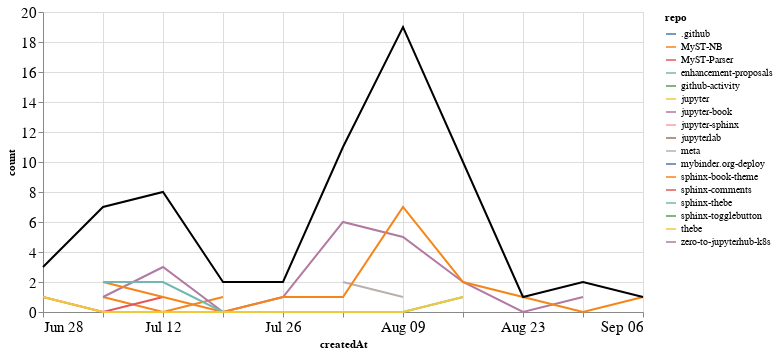

Notebook source saved alongside this figure:
### Markdown cell above
## PRs

### Code cell
prs_time = prs.groupby('repo').resample('W', on='createdAt').count()['author'].reset_index()
prs_time = prs_time.rename(columns={'author': 'count'})
prs_time_total = prs_time.groupby('createdAt').agg({"count": "sum"}).reset_index()

ch1 = alt.Chart(prs_time, width=600).mark_line().encode(
    x='createdAt',
    y='count',
    color='repo',
    tooltip="repo"
)

ch2 = alt.Chart(prs_time_total, width=600).mark_line(color="black").encode(
    x='createdAt',
    y='count',
)

ch1 + ch2

### Figure 1 — Vega-Lite specification as saved in the notebook (floating-point values rounded to 4 significant figures)
{"config": {"axisLeft": {"labelFontSize": 15}, "axisBottom": {"labelFontSize": 15}}, "layer": [{"data": {"name": "data-82063dafba4380be41d51dd99c8e9939"}, "mark": "line", "encoding": {"color": {"type": "nominal", "field": "repo"}, "tooltip": {"type": "nominal", "field": "repo"}, "x": {"type": "temporal", "field": "createdAt"}, "y": {"type": "quantitative", "field": "count"}}, "width": 600}, {"data": {"name": "data-c2d64573655bd2288a2737e14ddc0255"}, "mark": {"type": "line", "color": "black"}, "encoding": {"x": {"type": "temporal", "field": "createdAt"}, "y": {"type": "quantitative", "field": "count"}}, "width": 600}], "$schema": "https://vega.github.io/schema/vega-lite/v4.8.1.json", "datasets": {"data-82063dafba4380be41d51dd99c8e9939": [{"repo": ".github", "createdAt": "2020-08-02T00:00:00", "count": 2}, {"repo": "MyST-NB", "createdAt": "2020-07-05T00:00:00", "count": 1}, {"repo": "MyST-NB", "createdAt": "2020-07-12T00:00:00", "count": 0}, {"repo": "MyST-NB", "createdAt": "2020-07-19T00:00:00", "count": 1}, {"repo": "MyST-Parser", "createdAt": "2020-06-28T00:00:00", "count": 1}, {"repo": "MyST-Parser", "createdAt": "2020-07-05T00:00:00", "count": 0}, {"repo": "MyST-Parser", "createdAt": "2020-07-12T00:00:00", "count": 1}, {"repo": "enhancement-proposals", "createdAt": "2020-08-30T00:00:00", "count": 1}, {"repo": "github-activity", "createdAt": "2020-08-09T00:00:00", "count": 2}, {"repo": "jupyter", "createdAt": "2020-07-12T00:00:00", "count": 1}, {"repo": "jupyter-book", "createdAt": "2020-07-05T00:00:00", "count": 1}, {"repo": "jupyter-book", "createdAt": "2020-07-12T00:00:00", "count": 3}, {"repo": "jupyter-book", "createdAt": "2020-07-19T00:00:00", "count": 0}, {"repo": "jupyter-book", "createdAt": "2020-07-26T00:00:00", "count": 1}, {"repo": "jupyter-book", "createdAt": "2020-08-02T00:00:00", "count": 6}, {"repo": "jupyter-book", "createdAt": "2020-08-09T00:00:00", "count": 5}, {"repo": "jupyter-book", "createdAt": "2020-08-16T00:00:00", "count": 2}, {"repo": "jupyter-book", "createdAt": "2020-08-23T00:00:00", "count": 0}, {"repo": "jupyter-book", "createdAt": "2020-08-30T00:00:00", "count": 1}, {"repo": "jupyter-sphinx", "createdAt": "2020-06-28T00:00:00", "count": 1}, {"repo": "jupyterlab", "createdAt": "2020-08-09T00:00:00", "count": 1}, {"repo": "meta", "createdAt": "2020-08-02T00:00:00", "count": 2}, {"repo": "meta", "createdAt": "2020-08-09T00:00:00", "count": 1}, {"repo": "mybinder.org-deploy", "createdAt": "2020-07-19T00:00:00", "count": 1}, {"repo": "sphinx-book-theme", "createdAt": "2020-07-05T00:00:00", "count": 2}, {"repo": "sphinx-book-theme", "createdAt": "2020-07-12T00:00:00", "count": 1}, {"repo": "sphinx-book-theme", "createdAt": "2020-07-19T00:00:00", "count": 0}, {"repo": "sphinx-book-theme", "createdAt": "2020-07-26T00:00:00", "count": 1}, {"repo": "sphinx-book-theme", "createdAt": "2020-08-02T00:00:00", "count": 1}, {"repo": "sphinx-book-theme", "createdAt": "2020-08-09T00:00:00", "count": 7}, {"repo": "sphinx-book-theme", "createdAt": "2020-08-16T00:00:00", "count": 2}, {"repo": "sphinx-book-theme", "createdAt": "2020-08-23T00:00:00", "count": 1}, {"repo": "sphinx-book-theme", "createdAt": "2020-08-30T00:00:00", "count": 0}, {"repo": "sphinx-book-theme", "createdAt": "2020-09-06T00:00:00", "count": 1}, {"repo": "sphinx-comments", "createdAt": "2020-08-16T00:00:00", "count": 4}, {"repo": "sphinx-thebe", "createdAt": "2020-07-05T00:00:00", "count": 2}, {"repo": "sphinx-thebe", "createdAt": "2020-07-12T00:00:00", "count": 2}, {"repo": "sphinx-thebe", "createdAt": "2020-07-19T00:00:00", "count": 0}, {"repo": "sphinx-thebe", "createdAt": "2020-07-26T00:00:00", "count": 0}, {"repo": "sphinx-thebe", "createdAt": "2020-08-02T00:00:00", "count": 0}, {"repo": "sphinx-thebe", "createdAt": "2020-08-09T00:00:00", "count": 0}, {"repo": "sphinx-thebe", "createdAt": "2020-08-16T00:00:00", "count": 1}, {"repo": "sphinx-togglebutton", "createdAt": "2020-08-09T00:00:00", "count": 3}, {"repo": "thebe", "createdAt": "2020-06-28T00:00:00", "count": 1}, {"repo": "thebe", "createdAt": "2020-07-05T00:00:00", "count": 0}, {"repo": "thebe", "createdAt": "2020-07-12T00:00:00", "count": 0}, {"repo": "thebe", "createdAt": "2020-07-19T00:00:00", "count": 0}, {"repo": "thebe", "createdAt": "2020-07-26T00:00:00", "count": 0}, {"repo": "thebe", "createdAt": "2020-08-02T00:00:00", "count": 0}, {"repo": "thebe", "createdAt": "2020-08-09T00:00:00", "count": 0}, {"repo": "thebe", "createdAt": "2020-08-16T00:00:00", "count": 1}, {"repo": "zero-to-jupyterhub-k8s", "createdAt": "2020-07-05T00:00:00", "count": 1}], "data-c2d64573655bd2288a2737e14ddc0255": [{"createdAt": "2020-06-28T00:00:00", "count": 3}, {"createdAt": "2020-07-05T00:00:00", "count": 7}, {"createdAt": "2020-07-12T00:00:00", "count": 8}, {"createdAt": "2020-07-19T00:00:00", "count": 2}, {"createdAt": "2020-07-26T00:00:00", "count": 2}, {"createdAt": "2020-08-02T00:00:00", "count": 11}, {"createdAt": "2020-08-09T00:00:00", "count": 19}, {"createdAt": "2020-08-16T00:00:00", "count": 10}, {"createdAt": "2020-08-23T00:00:00", "count": 1}, {"createdAt": "2020-08-30T00:00:00", "count": 2}, {"createdAt": "2020-09-06T00:00:00", "count": 1}]}}
